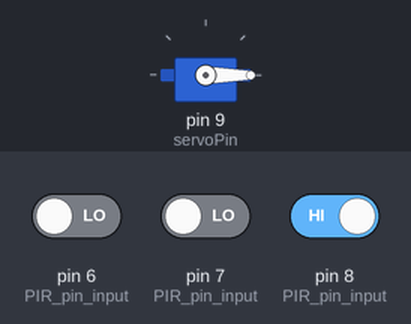
Recording of a sketch running on a simulated Arduino Uno, built with avr-gcc and run on an emulated ATmega328P. Shown: servo. The test bench sets the inputs (shaded band); at power-on: pin 8 (PIR_pin_input) HIGH, pin 6 (PIR_pin_input) LOW, pin 7 (PIR_pin_input) LOW.

Above: at 13.6 s.
13.7 s: pin 8 (PIR_pin_input) driven LOW
At 16.6 s:
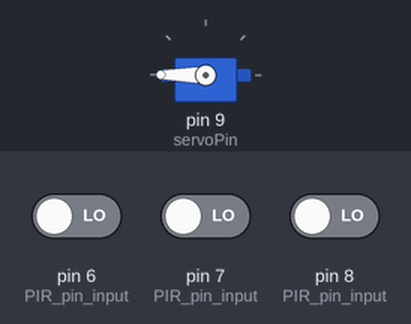
20.9 s: pin 6 (PIR_pin_input) driven HIGH
At 24.0 s:
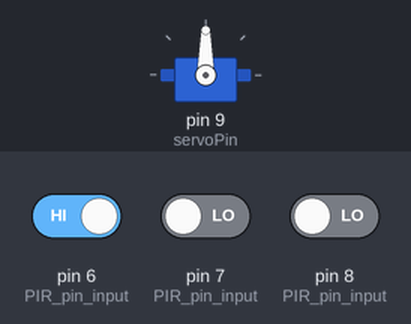
32.0 s: pin 6 (PIR_pin_input) driven LOW
At 34.5 s:
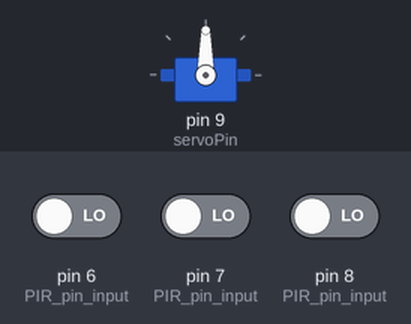
39.2 s: pin 7 (PIR_pin_input) driven HIGH
At 40.3 s:
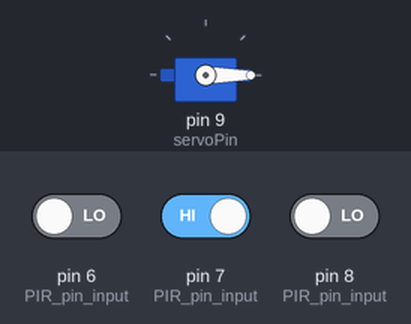
Timing chart, 0 to 50.3 s (numbered marks = the images above; inputs shaded):
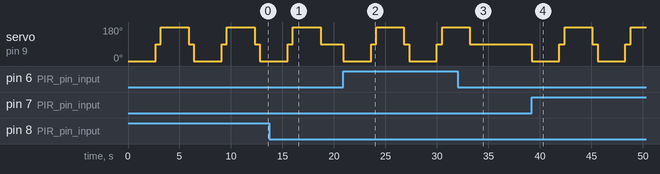

The sketch:

MoveArm.ino
```cpp
/*
Continuous Servo Movement by Ian Ballou
March  2015     V2.0
*/

#include <Servo.h>

Servo servo1;
int servoPin = 9;  //change depending on the servo pin
byte servoSpeed;
byte servoSpeedReverse;
int moveTime;

int i;


void setup()
{
  //Serial.begin(9600);

  moveTime = 1800;   //change for a different time in miliseconds

  servoSpeed = 100;  //change for a different servo speed:
  servoSpeedReverse = 45;  //0 = full-speed one way, 180 = full speed
                     //another way, 90 = stop
  servo1.attach(servoPin);

  pinMode(8, INPUT);  //PIR pin input
  pinMode(7, INPUT);  //PIR pin input
  pinMode(6, INPUT);  //PIR pin input
  pinMode(5, INPUT);  //PIR pin input

  i = 0;
}

void loop()
{
  while (digitalRead(8) == HIGH || digitalRead(7) == HIGH ||
    digitalRead(6) == HIGH) {
    i++;
    //Serial.println(i);
    servo1.write(0);
    delay(2700);
    servo1.write(90);
    delay(500);
    servo1.write(180);
    delay(2700);
    servo1.write(90);
    delay(500);
    if(i == 4) {
      software_Reset();
    }
  }
}

void software_Reset() // Restarts program from beginning but does not reset the peripherals and registers
{
  asm volatile ("  jmp 0");
}
```

Measured:
- after the input at 13.7 s, servo on pin 9 (servoPin): goes on until 18.7 s, then stays 90°
- after the input at 20.9 s, servo on pin 9 (servoPin): 90° → 0° at once, → 90° 2.7 s later, → 180° 0.50 s later, → 90° 2.7 s later, … (7 changes in this stretch)
- after the input at 32.0 s, servo on pin 9 (servoPin): goes on until 33.2 s, then stays 90°
- after the input at 39.2 s, servo on pin 9 (servoPin): 90° → 0° at once, → 90° 2.7 s later, → 180° 0.50 s later, → 90° 2.7 s later, … (7 changes in this stretch)
